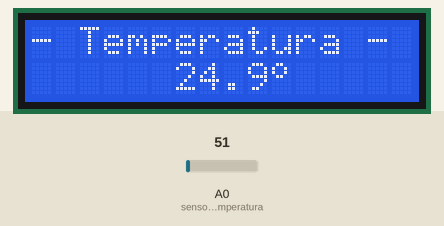
Simulated run of this sketch. Board: Arduino Uno, built with avr-gcc and run on an emulated ATmega328P. Parts: 16×2 character LCD. The test bench sets the inputs (shaded band); at power-on: A0 (sensorTemperatura) = 51.

Above: at 1.2 s.
1.3 s: A0 (sensorTemperatura) set to 61
At 3.3 s:
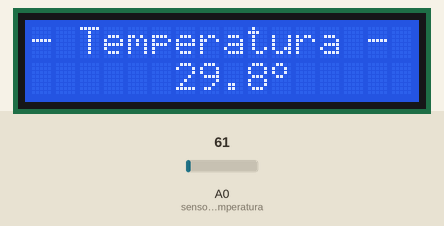
4.0 s: A0 (sensorTemperatura) set to 71
At 4.9 s:
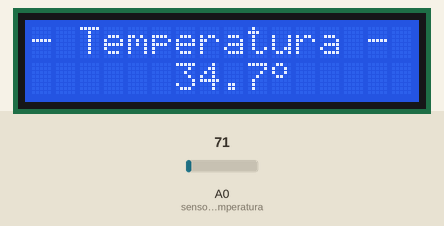
6.7 s: A0 (sensorTemperatura) set to 86
At 9.4 s:
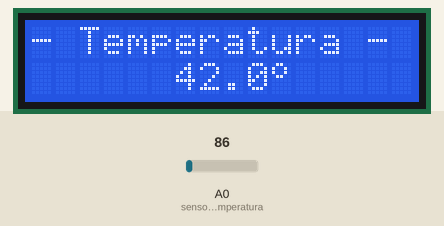
Timing chart, 0 to 10.9 s (numbered marks = the images above; inputs shaded):
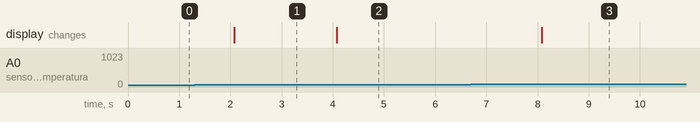

Measured:
- after the input at 1.3 s, the display: changes after 0.77 s (image 1)
- after the input at 4.0 s, the display: changes after 0.08 s (image 2)
- after the input at 6.7 s, the display: changes after 1.4 s (image 3)

The sketch:

temperatura-lm35.ino
```cpp
/*
  Exemplo de Utilização LM 35 e LCD
  Utilizado: Arduino Uno, Display LCD 16 x 2 e LM 35
  Autor: Yhan Christian Souza Silva - Data: 29/12/2015
*/

#include <LiquidCrystal.h>              //biblioteca p/ uso do display LCD

// --- Hardware ---

#define sensorTemperatura A0

// --- Definição pinos LCD ---

 LiquidCrystal lcd(7,
                   6,
                   5,
                   4,
                   3,
                   2);


float temp;                         // Variavel p/ armazenar temperatura

// --- Array símbolo grau ---

byte grau[8] = {0x0C,
                0x12,
                0x12,
                0x0C,
                0x00,
                0x00,
                0x00,
                0x00};

 // --- Configurações Iniciais ---

void setup()
{
  lcd.begin(16, 2);             //inicializo display LCD 16 x 2
  lcd.clear();                  //limpa o LCD
  lcd.createChar(0, grau);      //crio um caracterer customizado
}

// --- Loop Infinito ---

void loop()
{

// --- Variável temp armazena temperatura a partir da leitura analógica do sensor ---

  temp = (float(analogRead(sensorTemperatura)) * 5 / (1023)) / 0.01;

// --- Exibição do valor no display LCD ---

  lcd.setCursor(0, 0);
  lcd.print("- Temperatura -");
  lcd.setCursor(6, 1);
  lcd.print(temp, 1);
  lcd.setCursor(10, 1);
  lcd.write((byte)0);
  delay(2000);                //atraso p/ nova leitura
}
```
